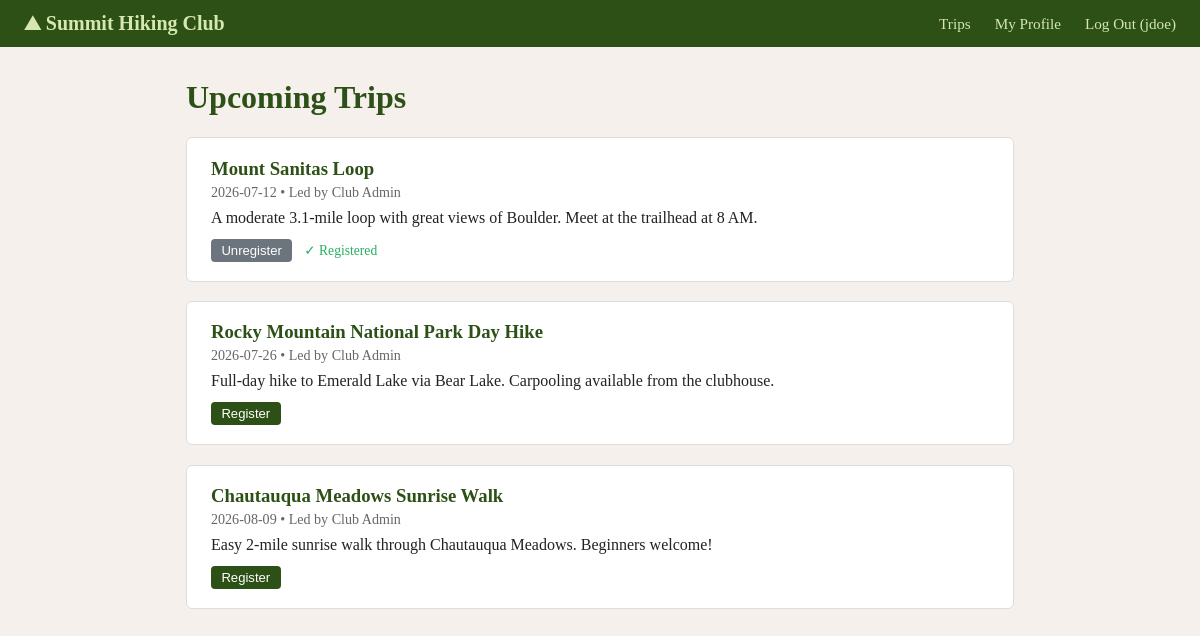
Page /trips (signed in) on the committed database.
### tables this page shows
CREATE TABLE users (
                id INTEGER PRIMARY KEY AUTOINCREMENT,
                username TEXT NOT NULL UNIQUE,
                email TEXT NOT NULL UNIQUE,
                password_hash TEXT NOT NULL,
                -- role: "member" or "admin"
                -- real app would split admin into "trip_leader" and "system_admin"
                role TEXT NOT NULL DEFAULT 'member',
                name TEXT,
                emergency_contact TEXT,
                is_active INTEGER NOT NULL DEFAULT 1
            );

CREATE TABLE trips (
                id INTEGER PRIMARY KEY AUTOINCREMENT,
                name TEXT NOT NULL,
                date TEXT NOT NULL,
                description TEXT NOT NULL,
                created_by INTEGER NOT NULL,
                FOREIGN KEY (created_by) REFERENCES users(id)
            );

### app.py (the view)
@app.route('/trips')
def trips():
    db = get_db()
    all_trips = db.execute(
        'SELECT t.*, u.name AS leader_name FROM trips t JOIN users u ON t.created_by = u.id ORDER BY t.date'
    ).fetchall()
    user = current_user()
    registered_ids = set()
    if user:
        rows = db.execute('SELECT trip_id FROM registrations WHERE user_id = ?', (user['id'],)).fetchall()
        registered_ids = {r['trip_id'] for r in rows}
    return render_template('trips.html', trips=all_trips, registered_ids=registered_ids)

### app.py (called while the page is built)
@app.context_processor
def inject_user():
    return {'user': current_user()}

def current_user():
    uid = session.get('user_id')
    if not uid:
        return None
    return get_db().execute('SELECT * FROM users WHERE id = ?', (uid,)).fetchone()

### models.py (called while the page is built)
def get_db():
    if 'db' not in g:
        g.db = sqlite3.connect(DATABASE)
        g.db.row_factory = sqlite3.Row
    return g.db

### templates/trips.html (shortened to what this page needs)
{% extends 'base.html' %}
{% block content %}
<h1>Upcoming Trips</h1>
{% if trips %}
    {% for trip in trips %}
    <div class="card">
        <h3>{{ trip.name }}</h3>
        <div class="meta">{{ trip.date }} &bull; Led by {{ trip.leader_name }}</div>
        <p>{{ trip.description }}</p>
        {% if user %}
            {% if trip.id in registered_ids %}
                <form method="post" action="{{ url_for('unregister_trip', trip_id=trip.id) }}" style="display:inline">
                    <button class="btn btn-secondary btn-sm" type="submit">Unregister</button>
                </form>
                <span style="font-size:0.85rem;color:#27ae60;margin-left:0.5rem;">&#10003; Registered</span>
            {% else %}
                <form method="post" action="{{ url_for('register_trip', trip_id=trip.id) }}" style="display:inline">
                    <button class="btn btn-primary btn-sm" type="submit">Register</button>
                </form>
            {% endif %}
        {% endif %}
    </div>
    {% endfor %}
{% else %}
    <p>No trips scheduled yet. Check back soon!</p>
{% endif %}
{% endblock %}

### templates/base.html (shortened to what this page needs)
<!DOCTYPE html>
<html lang="en">
<head>
    <link rel="stylesheet" href="{{ url_for('static', filename='style.css') }}">
</head>
<body>
<nav>
    <a class="brand" href="{{ url_for('trips') }}">&#9968; Summit Hiking Club</a>
    <a href="{{ url_for('trips') }}">Trips</a>
    {% if user %}
        <a href="{{ url_for('profile') }}">My Profile</a>
        <a href="{{ url_for('logout') }}">Log Out ({{ user.username }})</a>
    {% else %}
        <a href="{{ url_for('login') }}">Log In</a>
        <a href="{{ url_for('register') }}">Register</a>
    {% endif %}
</nav>
<div class="container">
    {% block content %}{% endblock %}
</div>
</body>
</html>

### static/style.css (style rules this page uses)
*, *::before, *::after { box-sizing: border-box; }
body { font-family: Georgia, serif; margin: 0; background: #f5f0eb; color: #222; }
nav { background: #2d5016; color: #fff; padding: 0.75rem 1.5rem; display: flex; align-items: center; gap: 1.5rem; flex-wrap: wrap; }
nav .brand { font-size: 1.25rem; font-weight: bold; color: #d4e8b0; text-decoration: none; margin-right: auto; }
nav a { color: #d4e8b0; text-decoration: none; font-size: 0.95rem; }
.container { max-width: 860px; margin: 2rem auto; padding: 0 1rem; }
h1, h2 { color: #2d5016; }
.card { background: #fff; border: 1px solid #ddd; border-radius: 6px; padding: 1.2rem 1.5rem; margin-bottom: 1.2rem; }
.card h3 { margin: 0 0 0.25rem; color: #2d5016; }
.card .meta { color: #666; font-size: 0.88rem; margin-bottom: 0.5rem; }
.card p { margin: 0 0 0.75rem; }
.btn { display: inline-block; padding: 0.4rem 1rem; border: none; border-radius: 4px; cursor: pointer; font-size: 0.9rem; text-decoration: none; }
.btn-primary { background: #2d5016; color: #fff; }
.btn-secondary { background: #6c757d; color: #fff; }
.btn-sm { padding: 0.25rem 0.65rem; font-size: 0.82rem; }

### rows in the picture
users: username "jdoe"
trips: name "Mount Sanitas Loop", date "2026-07-12", leader_name "Club Admin", description "A moderate 3.1-mile loop with great views of Boulder. Meet at the trailhead at 8 AM."
trips: name "Rocky Mountain National Park Day Hike", date "2026-07-26", leader_name "Club Admin", description "Full-day hike to Emerald Lake via Bear Lake. Carpooling available from the clubhouse."
trips: name "Chautauqua Meadows Sunrise Walk", date "2026-08-09", leader_name "Club Admin", description "Easy 2-mile sunrise walk through Chautauqua Meadows. Beginners welcome!"
